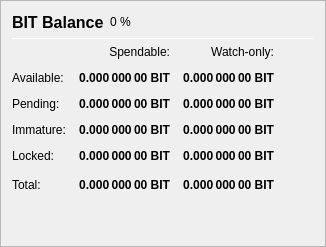
                   <widget class="QFrame" name="frame_Balances">
                    <property name="frameShape">
                     <enum>QFrame::StyledPanel</enum>
                    </property>
                    <property name="frameShadow">
                     <enum>QFrame::Raised</enum>
                    </property>
                    <layout class="QVBoxLayout" name="verticalLayout_4">
                     <item>
                      <layout class="QHBoxLayout" name="horizontalLayout_4">
                       <item>
                        <widget class="QLabel" name="label_5">
                         <property name="minimumSize">
                          <size>
                           <width>0</width>
                           <height>20</height>
                          </size>
                         </property>
                         <property name="font">
                          <font>
                           <pointsize>12</pointsize>
                           <weight>75</weight>
                           <bold>true</bold>
                          </font>
                         </property>
                         <property name="text">
                          <string>BIT Balance</string>
                         </property>
                        </widget>
                       </item>
                       <item>
                        <widget class="QLabel" name="labelPIVPercent">
                         <property name="text">
                          <string notr="true">0 %</string>
                         </property>
                        </widget>
                       </item>
                       <item>
                        <spacer name="horizontalSpacer_3">
                         <property name="orientation">
                          <enum>Qt::Horizontal</enum>
                         </property>
                         <property name="sizeHint" stdset="0">
                          <size>
                           <width>40</width>
                           <height>20</height>
                          </size>
                         </property>
                        </spacer>
                       </item>
                      </layout>
                     </item>
                     <item>
                      <widget class="Line" name="line_Balance">
                       <property name="minimumSize">
                        <size>
                         <width>0</width>
                         <height>1</height>
                        </size>
                       </property>
                       <property name="maximumSize">
                        <size>
                         <width>16777215</width>
                         <height>1</height>
                        </size>
                       </property>
                       <property name="orientation">
                        <enum>Qt::Horizontal</enum>
                       </property>
                      </widget>
                     </item>
                     <item>
                      <layout class="QGridLayout" name="gridLayout">
                       <property name="spacing">
                        <number>12</number>
                       </property>
                       <item row="0" column="1">
                        <widget class="QLabel" name="labelSpendable">
                         <property name="text">
                          <string>Spendable:</string>
                         </property>
                         <property name="alignment">
                          <set>Qt::AlignRight|Qt::AlignTrailing|Qt::AlignVCenter</set>
                         </property>
                        </widget>
                       </item>
                       <item row="0" column="2">
                        <widget class="QLabel" name="labelWatchonly">
                         <property name="text">
                          <string>Watch-only:</string>
                         </property>
                         <property name="alignment">
                          <set>Qt::AlignRight|Qt::AlignTrailing|Qt::AlignVCenter</set>
                         </property>
                        </widget>
                       </item>
                       <item row="1" column="0">
                        <widget class="QLabel" name="labelBalanceText">
                         <property name="text">
                          <string>Available:</string>
                         </property>
                        </widget>
                       </item>
                       <item row="1" column="1">
                        <widget class="QLabel" name="labelBalance">
                         <property name="font">
                          <font>
                           <weight>75</weight>
                           <bold>true</bold>
                          </font>
                         </property>
                         <property name="cursor">
                          <cursorShape>IBeamCursor</cursorShape>
                         </property>
                         <property name="toolTip">
                          <string>Your current spendable balance</string>
                         </property>
                         <property name="text">
                          <string notr="true">0.000 000 00 BIT</string>
                         </property>
                         <property name="alignment">
                          <set>Qt::AlignRight|Qt::AlignTrailing|Qt::AlignVCenter</set>
                         </property>
                         <property name="textInteractionFlags">
                          <set>Qt::LinksAccessibleByMouse|Qt::TextSelectableByKeyboard|Qt::TextSelectableByMouse</set>
                         </property>
                        </widget>
                       </item>
                       <item row="1" column="2">
                        <widget class="QLabel" name="labelWatchAvailable">
                         <property name="font">
                          <font>
                           <weight>75</weight>
                           <bold>true</bold>
                          </font>
                         </property>
                         <property name="cursor">
                          <cursorShape>IBeamCursor</cursorShape>
                         </property>
                         <property name="toolTip">
                          <string>Your current balance in watch-only addresses</string>
                         </property>
                         <property name="text">
                          <string notr="true">0.000 000 00 BIT</string>
                         </property>
                         <property name="alignment">
                          <set>Qt::AlignRight|Qt::AlignTrailing|Qt::AlignVCenter</set>
                         </property>
                         <property name="textInteractionFlags">
                          <set>Qt::LinksAccessibleByMouse|Qt::TextSelectableByKeyboard|Qt::TextSelectableByMouse</set>
                         </property>
                        </widget>
                       </item>
                       <item row="2" column="0">
                        <widget class="QLabel" name="labelPendingText">
                         <property name="text">
                          <string>Pending:</string>
                         </property>
                        </widget>
                       </item>
                       <item row="2" column="1">
                        <widget class="QLabel" name="labelUnconfirmed">
                         <property name="font">
                          <font>
                           <weight>75</weight>
                           <bold>true</bold>
                          </font>
                         </property>
                         <property name="cursor">
                          <cursorShape>IBeamCursor</cursorShape>
                         </property>
                         <property name="toolTip">
                          <string>Total of transactions that have yet to be confirmed, and do not yet count toward the spendable balance</string>
                         </property>
                         <property name="text">
                          <string notr="true">0.000 000 00 BIT</string>
                         </property>
                         <property name="alignment">
                          <set>Qt::AlignRight|Qt::AlignTrailing|Qt::AlignVCenter</set>
                         </property>
                         <property name="textInteractionFlags">
                          <set>Qt::LinksAccessibleByMouse|Qt::TextSelectableByKeyboard|Qt::TextSelectableByMouse</set>
                         </property>
                        </widget>
                       </item>
                       <item row="2" column="2">
                        <widget class="QLabel" name="labelWatchPending">
                         <property name="font">
                          <font>
                           <weight>75</weight>
                           <bold>true</bold>
                          </font>
                         </property>
                         <property name="cursor">
                          <cursorShape>IBeamCursor</cursorShape>
                         </property>
                         <property name="toolTip">
                          <string>Unconfirmed transactions to watch-only addresses</string>
                         </property>
                         <property name="text">
                          <string notr="true">0.000 000 00 BIT</string>
                         </property>
                         <property name="alignment">
                          <set>Qt::AlignRight|Qt::AlignTrailing|Qt::AlignVCenter</set>
                         </property>
                         <property name="textInteractionFlags">
                          <set>Qt::LinksAccessibleByMouse|Qt::TextSelectableByKeyboard|Qt::TextSelectableByMouse</set>
                         </property>
                        </widget>
                       </item>
                       <item row="3" column="0">
                        <widget class="QLabel" name="labelImmatureText">
                         <property name="text">
                          <string>Immature:</string>
                         </property>
                        </widget>
                       </item>
                       <item row="3" column="1">
                        <widget class="QLabel" name="labelImmature">
                         <property name="font">
                          <font>
                           <weight>75</weight>
                           <bold>true</bold>
                          </font>
                         </property>
                         <property name="cursor">
                          <cursorShape>IBeamCursor</cursorShape>
                         </property>
                         <property name="toolTip">
                          <string>Staked or masternode rewards that has not yet matured</string>
                         </property>
                         <property name="text">
                          <string notr="true">0.000 000 00 BIT</string>
                         </property>
                         <property name="alignment">
                          <set>Qt::AlignRight|Qt::AlignTrailing|Qt::AlignVCenter</set>
                         </property>
                         <property name="textInteractionFlags">
                          <set>Qt::LinksAccessibleByMouse|Qt::TextSelectableByKeyboard|Qt::TextSelectableByMouse</set>
                         </property>
                        </widget>
                       </item>
                       <item row="3" column="2">
                        <widget class="QLabel" name="labelWatchImmature">
                         <property name="font">
                          <font>
                           <weight>75</weight>
                           <bold>true</bold>
                          </font>
                         </property>
                         <property name="cursor">
                          <cursorShape>IBeamCursor</cursorShape>
                         </property>
                         <property name="toolTip">
                          <string>Staked or masternode rewards in watch-only addresses that has not yet matured</string>
                         </property>
                         <property name="text">
                          <string notr="true">0.000 000 00 BIT</string>
                         </property>
                         <property name="alignment">
                          <set>Qt::AlignRight|Qt::AlignTrailing|Qt::AlignVCenter</set>
                         </property>
                         <property name="textInteractionFlags">
                          <set>Qt::LinksAccessibleByMouse|Qt::TextSelectableByKeyboard|Qt::TextSelectableByMouse</set>
                         </property>
                        </widget>
                       </item>
                       <item row="4" column="0">
                        <widget class="QLabel" name="labelLockedBalanceText">
                         <property name="toolTip">
                          <string>Locked BIT or Masternode collaterals. These are excluded from zBIT minting.</string>
                         </property>
                         <property name="text">
                          <string>Locked:</string>
                         </property>
                        </widget>
                       </item>
                       <item row="4" column="1">
                        <widget class="QLabel" name="labelLockedBalance">
                         <property name="font">
                          <font>
                           <weight>75</weight>
                           <bold>true</bold>
                          </font>
                         </property>
                         <property name="cursor">
                          <cursorShape>IBeamCursor</cursorShape>
                         </property>
                         <property name="toolTip">
                          <string>Locked BIT or Masternode collaterals. These are excluded from zBIT minting.</string>
                         </property>
                         <property name="text">
                          <string notr="true">0.000 000 00 BIT</string>
                         </property>
                         <property name="alignment">
                          <set>Qt::AlignRight|Qt::AlignTrailing|Qt::AlignVCenter</set>
                         </property>
                         <property name="textInteractionFlags">
                          <set>Qt::LinksAccessibleByMouse|Qt::TextSelectableByKeyboard|Qt::TextSelectableByMouse</set>
                         </property>
                        </widget>
                       </item>
                       <item row="4" column="2">
                        <widget class="QLabel" name="labelWatchLocked">
                         <property name="font">
                          <font>
                           <weight>75</weight>
                           <bold>true</bold>
                          </font>
                         </property>
                         <property name="cursor">
                          <cursorShape>IBeamCursor</cursorShape>
                         </property>
                         <property name="toolTip">
                          <string>Current locked balance in watch-only addresses</string>
                         </property>
                         <property name="text">
                          <string notr="true">0.000 000 00 BIT</string>
                         </property>
                         <property name="alignment">
                          <set>Qt::AlignRight|Qt::AlignTrailing|Qt::AlignVCenter</set>
                         </property>
                         <property name="textInteractionFlags">
                          <set>Qt::LinksAccessibleByMouse|Qt::TextSelectableByKeyboard|Qt::TextSelectableByMouse</set>
                         </property>
                        </widget>
                       </item>
                       <item row="5" column="0">
                        <widget class="QLabel" name="labelTotalText">
                         <property name="toolTip">
                          <string>Your current BitMoney balance, unconfirmed and immature transactions included</string>
                         </property>
                         <property name="text">
                          <string>Total:</string>
                         </property>
                        </widget>
                       </item>
                       <item row="5" column="1">
                        <widget class="QLabel" name="labelTotal">
                         <property name="font">
                          <font>
                           <weight>75</weight>
                           <bold>true</bold>
                          </font>
                         </property>
                         <property name="cursor">
                          <cursorShape>IBeamCursor</cursorShape>
                         </property>
                         <property name="toolTip">
                          <string>Your current BitMoney balance, unconfirmed and immature transactions included</string>
                         </property>
                         <property name="text">
                          <string notr="true">0.000 000 00 BIT</string>
                         </property>
                         <property name="alignment">
                          <set>Qt::AlignRight|Qt::AlignTrailing|Qt::AlignVCenter</set>
                         </property>
                         <property name="textInteractionFlags">
                          <set>Qt::LinksAccessibleByMouse|Qt::TextSelectableByKeyboard|Qt::TextSelectableByMouse</set>
                         </property>
                        </widget>
                       </item>
                       <item row="5" column="2">
                        <widget class="QLabel" name="labelWatchTotal">
                         <property name="font">
                          <font>
                           <weight>75</weight>
                           <bold>true</bold>
                          </font>
                         </property>
                         <property name="cursor">
                          <cursorShape>IBeamCursor</cursorShape>
                         </property>
                         <property name="toolTip">
                          <string>Current total balance in watch-only addresses</string>
                         </property>
                         <property name="text">
                          <string notr="true">0.000 000 00 BIT</string>
                         </property>
                         <property name="alignment">
                          <set>Qt::AlignRight|Qt::AlignTrailing|Qt::AlignVCenter</set>
                         </property>
                         <property name="textInteractionFlags">
                          <set>Qt::LinksAccessibleByMouse|Qt::TextSelectableByKeyboard|Qt::TextSelectableByMouse</set>
                         </property>
                        </widget>
                       </item>
                       <item row="5" column="3">
                        <spacer name="horizontalSpacer_9">
                         <property name="orientation">
                          <enum>Qt::Horizontal</enum>
                         </property>
                         <property name="sizeHint" stdset="0">
                          <size>
                           <width>40</width>
                           <height>20</height>
                          </size>
                         </property>
                        </spacer>
                       </item>
                      </layout>
                     </item>
                     <item>
                      <spacer name="verticalSpacer_3">
                       <property name="orientation">
                        <enum>Qt::Vertical</enum>
                       </property>
                       <property name="sizeHint" stdset="0">
                        <size>
                         <width>20</width>
                         <height>40</height>
                        </size>
                       </property>
                      </spacer>
                     </item>
                    </layout>
                   </widget>
